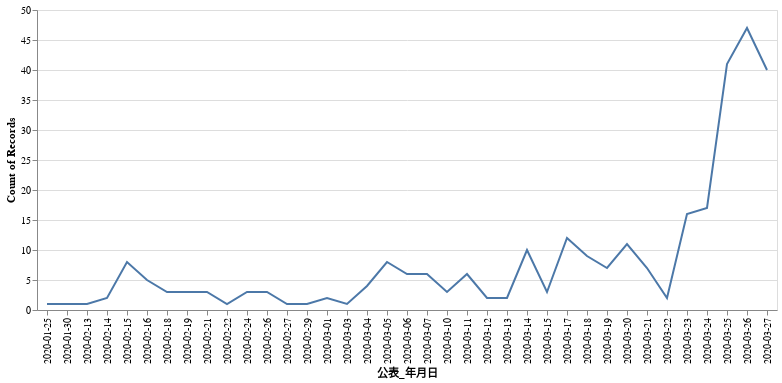

The notebook cell this image was saved under:
### Code cell
alt.Chart(df).mark_line().encode(
    alt.X("公表_年月日"),
    y='count()',
)

### Figure 1 — Vega-Lite specification as saved in the notebook (floating-point values rounded to 4 significant figures; data arrays with more than 128 entries replaced by an {"elided": "..."} marker saying what was removed)
{"config": {"view": {"continuousWidth": 400, "continuousHeight": 300}}, "data": {"name": "data-6637a90094fb0c3107d339877f3fe188"}, "mark": "line", "encoding": {"x": {"type": "nominal", "field": "公表_年月日"}, "y": {"type": "quantitative", "aggregate": "count"}}, "$schema": "https://vega.github.io/schema/vega-lite/v4.0.2.json", "datasets": {"data-6637a90094fb0c3107d339877f3fe188": {"elided": "298 records"}}}
